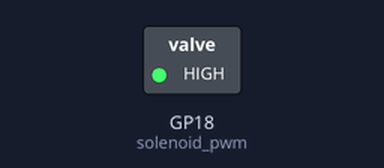
Bench run of a program on a simulated Raspberry Pi Pico running CircuitPython. On the bench: switched loads named in the program (green lamp = pin HIGH). At 1.2 s the program ends and the board releases its pins; the recording ends there.

Above: at 0.62 s.
Timing chart, 0 to 1.2 s (numbered marks = the images above):
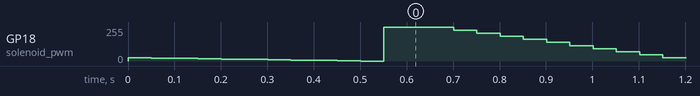

The program:

test.py
```python
import time
import pwmio
import board
solenoid_pwm = pwmio.PWMOut(board.GP18, frequency=1000000, duty_cycle=0)
def set_solenoid(state, full_power_duration=0.01, start_duty_cycle = 65535, transition_duration=0.5, end_duty_cycle = 5000, steps=50):
  if state:
    solenoid_pwm.duty_cycle = start_duty_cycle
    time.sleep(full_power_duration)  # Non-blocking sleep for full power duration
    for step in range(steps + 1):
      current_duty_cycle = start_duty_cycle - int((start_duty_cycle - end_duty_cycle) * step / steps)
      solenoid_pwm.duty_cycle = current_duty_cycle
      time.sleep(transition_duration / steps)
    solenoid_pwm.duty_cycle = end_duty_cycle
  else:
    for step in range(steps + 1):
      current_duty_cycle = start_duty_cycle - int((start_duty_cycle - end_duty_cycle) * step / steps)
      solenoid_pwm.duty_cycle = current_duty_cycle
      time.sleep(transition_duration / steps)
    solenoid_pwm.duty_cycle = end_duty_cycle
set_solenoid(state = 0, full_power_duration=0.0, start_duty_cycle=6000, transition_duration=0.5, end_duty_cycle=0, steps=10)
set_solenoid(state = 1, full_power_duration=0.1, start_duty_cycle=65535, transition_duration=0.5, end_duty_cycle=6000, steps=10)
```
